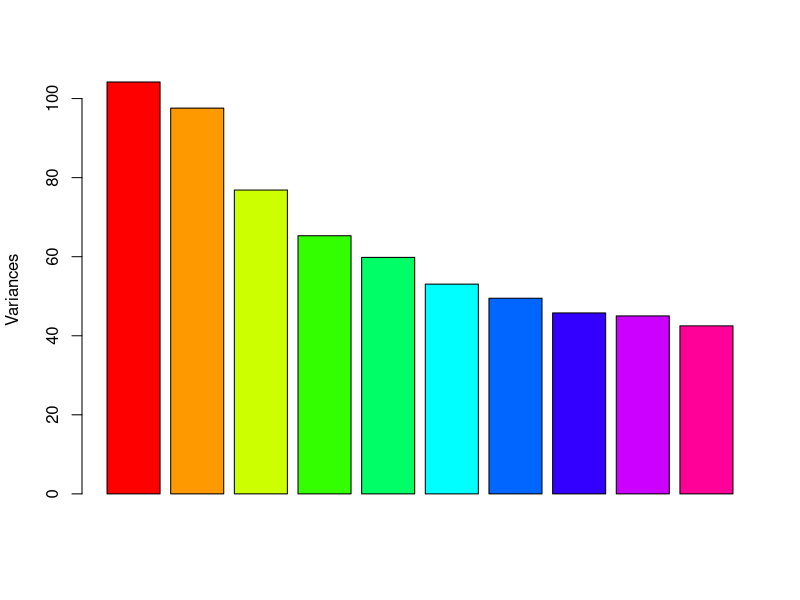
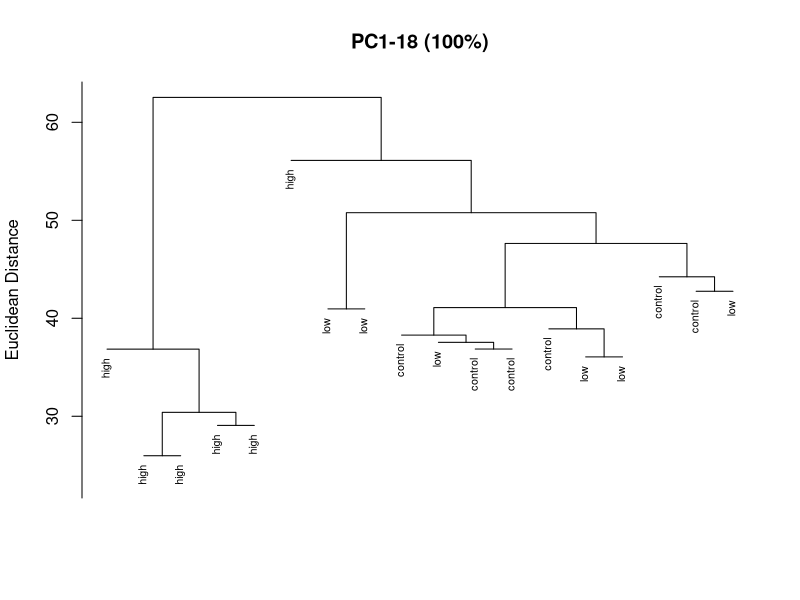
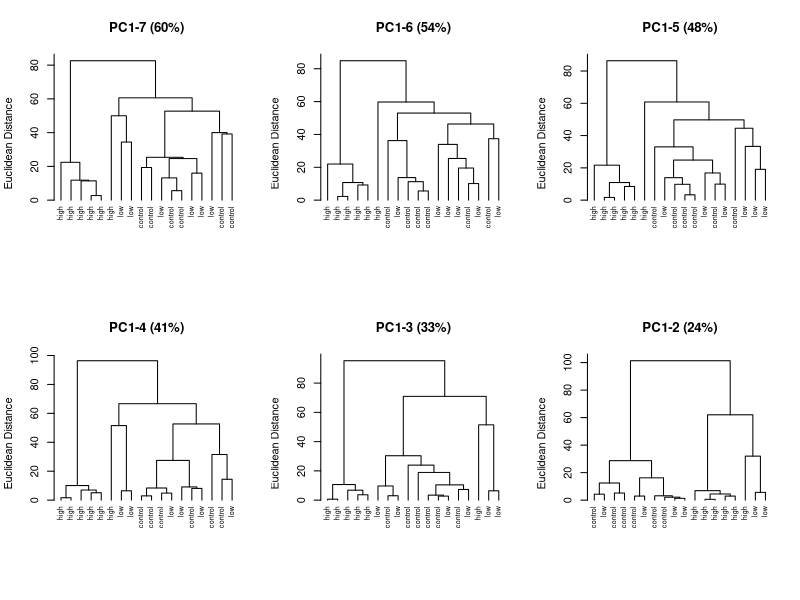
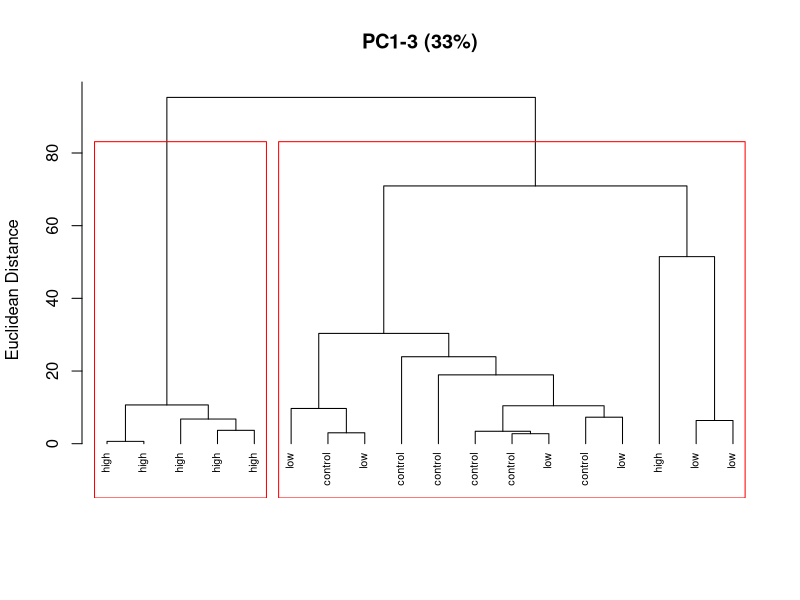
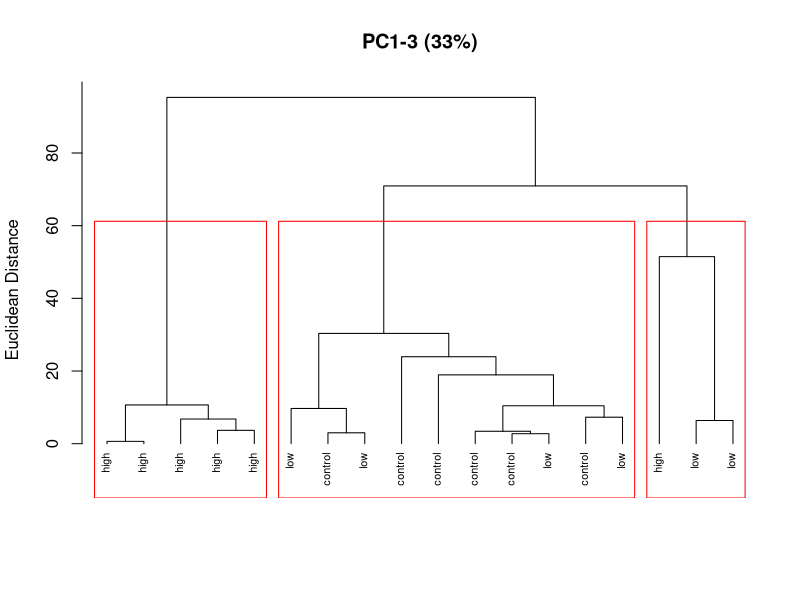

Write the R code that produced these figures, in order.
alldata = read.table("alldata_edited.csv", T, sep=",")
attach(alldata)

###################################################
# Create prcomp, omitting treatment and replicate
###################################################
alldataPCA = prcomp(alldata[, c(3:851)], scale=T)
summary(alldataPCA)

op=par(mfrow=c(1,1))
plot(alldataPCA, col=rainbow(10), main=" ")
dev.print(postscript, "PCAvariableplot.ps", horizontal=F, paper="letter")

## Importance of components:
##                           PC1   PC2     PC3     PC4    PC5     PC6     PC7
## Standard deviation     10.221 9.880 8.77070 8.08297 7.7312 7.28034 7.03630
## Proportion of Variance  0.123 0.115 0.09061 0.07695 0.0704 0.06243 0.05832
## Cumulative Proportion   0.123 0.238 0.32863 0.40559 0.4760 0.53842 0.59673
##                            PC8     PC9    PC10   PC11    PC12    PC13    PC14
## Standard deviation     6.75020 6.71040 6.52041 6.3837 6.27286 5.86208 5.52219
## Proportion of Variance 0.05367 0.05304 0.05008 0.0480 0.04635 0.04048 0.03592
## Cumulative Proportion  0.65040 0.70344 0.75352 0.8015 0.84786 0.88834 0.92426
##                           PC15    PC16    PC17      PC18
## Standard deviation     5.05834 4.56602 4.22722 3.321e-15
## Proportion of Variance 0.03014 0.02456 0.02105 0.000e+00
## Cumulative Proportion  0.95440 0.97895 1.00000 1.000e+00

## don't rewrite unless necessary (edited variables names)
## PCA.scores = data.frame(alldata$treatment, alldata$replicate, 
##                         round(alldataPCA$x, 3))
## write.table(PCA.scores, "alldataPCA.csv", quote=F, row.names=F, col.names=T, sep=",")


###################################################
# Hcluster vs. treatment - finding stable clusters
###################################################
newdata = read.table("alldataPCA.csv", T, sep=",")
attach(newdata)


## plot showing all 18 scores labeled by treatment
distances = dist(newdata[, c(3:20)], method="euclidean")
eward = hclust(distances, method="ward")
plot(eward, labels=treatment, hang=0, cex=0.65, xlab=" ", sub=" ",
      main="PC1-18 (100%)", ylab="Euclidean Distance")
dev.print(postscript, "hclustPCAall.ps", horizontal=F, paper="letter")


## plot PC1-7 examples labeled by treatment
op=par(mfrow=c(2,3))
### PC1-7 (60%)
distances = dist(newdata[, c(3:9)], method="euclidean")
eward = hclust(distances, method="ward")
plot(eward, labels=treatment, hang=-1, cex=0.65, xlab=" ", sub=" ",
      main="PC1-7 (60%)", ylab="Euclidean Distance")
### PC1-6 (54%)
distances = dist(newdata[, c(3:8)], method="euclidean")
eward = hclust(distances, method="ward")
plot(eward, labels=treatment, hang=-1, cex=0.65, xlab=" ", sub=" ",
      main="PC1-6 (54%)", ylab="Euclidean Distance")
### PC1-5 (48%)
distances = dist(newdata[, c(3:7)], method="euclidean")
eward = hclust(distances, method="ward")
plot(eward, labels=treatment, hang=-1, cex=0.65, xlab=" ", sub=" ",
      main="PC1-5 (48%)", ylab="Euclidean Distance")
### PC1-4 (41%)
distances = dist(newdata[, c(3:6)], method="euclidean")
eward = hclust(distances, method="ward")
plot(eward, labels=treatment, hang=-1, cex=0.65, xlab=" ", sub=" ",
      main="PC1-4 (41%)", ylab="Euclidean Distance")
### PC1-3 (33%)
distances = dist(newdata[, c(3:5)], method="euclidean")
eward = hclust(distances, method="ward")
plot(eward, labels=treatment, hang=-1, cex=0.65, xlab=" ", sub=" ",
      main="PC1-3 (33%)", ylab="Euclidean Distance")
### PC1-2 (24%)
distances = dist(newdata[, c(3:4)], method="euclidean")
eward = hclust(distances, method="ward")
plot(eward, labels=treatment, hang=-1, cex=0.65, xlab=" ", sub=" ",
      main="PC1-2 (24%)", ylab="Euclidean Distance")
dev.print(postscript, "hclustPCAsubset.ps", horizontal=F, paper="letter")


###################################################
# Hcluster vs. treatment - BEST PLOT and AA test
###################################################
op=par(mfrow=c(1,1))
### PC1-3 (33%)
distances = dist(newdata[, c(3:5)], method="euclidean")
eward = hclust(distances, method="ward")
plot(eward, labels=treatment, hang=-1, cex=0.65, xlab=" ", sub=" ",
      main="PC1-3 (33%)", ylab="Euclidean Distance")
rect.hclust(eward, 2, border="red")
dev.print(postscript, "hclustPCAbest.ps", horizontal=F, paper="letter")


plot(eward, labels=treatment, hang=-1, cex=0.65, xlab=" ", sub=" ",
      main="PC1-3 (33%)", ylab="Euclidean Distance")
rect.hclust(eward, 3, border="red")
dev.print(postscript, "hclustPCAbest3.ps", horizontal=F, paper="letter")


###################################################
# cluster significance
# NOTEL  checked "stability" = all have 1 mismatch until PC1-2
###################################################
HCgroups = cutree(eward, 2)
table(HCgroups, treatment)
chisq.test(HCgroups, treatment)

HCgroups = cutree(eward, 3)
table(HCgroups, treatment)
chisq.test(HCgroups, treatment)
#### etc


